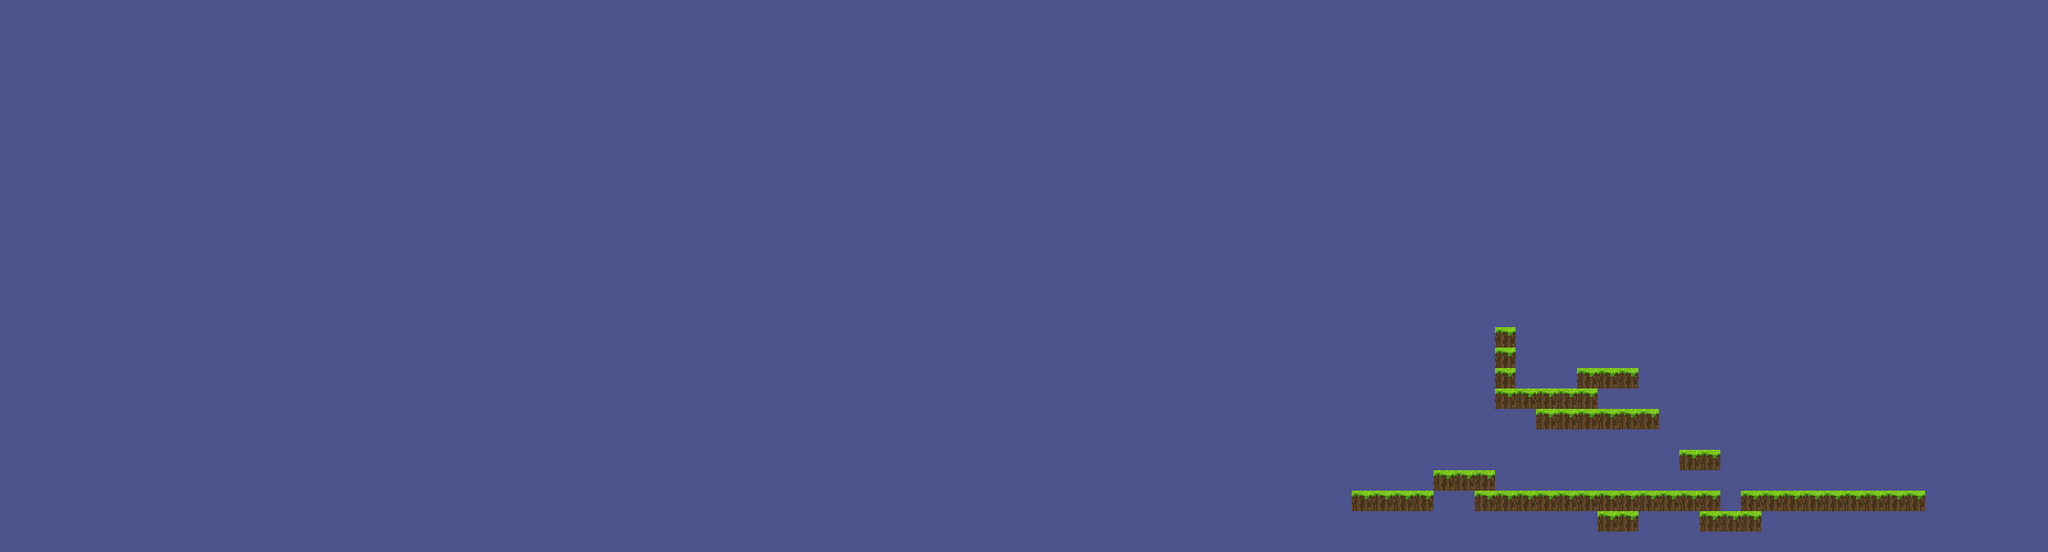

A level layout from a 2D game, rendered from its tile map. Below: a short description, then the map file with tile-grid data replaced by summaries:
An orthogonal 100x27 tile map with 32x32 px tiles, 1 tile layer (Слой тайлов 1) and 23 objects (11x solid, 11x EasyEnemy, player).

<map version="1.0" orientation="orthogonal" renderorder="right-down" width="100" height="27" tilewidth="32" tileheight="32" backgroundcolor="#4d538c" nextobjectid="201">
 <tileset firstgid="1" name="Tiles_64x64" tilewidth="32" tileheight="32" tilecount="256">
  <image source="images/Tiles_64x64.png" width="512" height="512" />
 </tileset>
 <layer name="Слой тайлов 1" width="100" height="27">
  <data>[2700 cells, 52 non-empty, 1 distinct tile ids]</data>
 </layer>
 <objectgroup name="collision">
  <object id="174" name="solid" x="2339" y="606" width="152" height="29" />
  <object id="176" name="solid" x="2340" y="506" width="27" height="115" />
  <object id="177" name="solid" x="2463" y="576" width="100" height="27" />
  <object id="178" name="solid" x="2467" y="637" width="125" height="33" />
  <object id="179" name="solid" x="2626" y="700.5" width="61" height="31.5" />
  <object id="180" name="solid" x="2304.5" y="765.25" width="380.5" height="31.5" />
  <object id="181" name="solid" x="2237" y="732.25" width="97" height="31.5" />
  <object id="183" name="solid" x="2722.5" y="764.25" width="293.5" height="31.5" />
  <object id="184" name="solid" x="2677.5" y="795.25" width="61" height="31.5" />
  <object id="185" name="solid" x="2179.5" y="209" width="61" height="545" />
  <object id="186" name="solid" x="2987.5" y="218.5" width="61" height="545" />
  <object id="187" name="player" x="2352" y="680" width="32" height="32" />
  <object id="189" name="EasyEnemy" x="2412" y="557" width="32" height="32" />
  <object id="191" name="EasyEnemy" x="2366" y="548" width="32" height="32" />
  <object id="192" name="EasyEnemy" x="2430" y="567" width="32" height="32" />
  <object id="193" name="EasyEnemy" x="2810" y="687" width="32" height="32" />
  <object id="194" name="EasyEnemy" x="2867" y="691" width="32" height="32" />
  <object id="195" name="EasyEnemy" x="2942" y="697" width="32" height="32" />
  <object id="196" name="EasyEnemy" x="2762" y="688" width="32" height="32" />
  <object id="197" name="EasyEnemy" x="2717" y="695" width="32" height="32" />
  <object id="198" name="EasyEnemy" x="2837" y="699" width="32" height="32" />
  <object id="199" name="EasyEnemy" x="2902" y="697" width="32" height="32" />
  <object id="200" name="EasyEnemy" x="2696" y="697" width="32" height="32" />
 </objectgroup>
</map>
